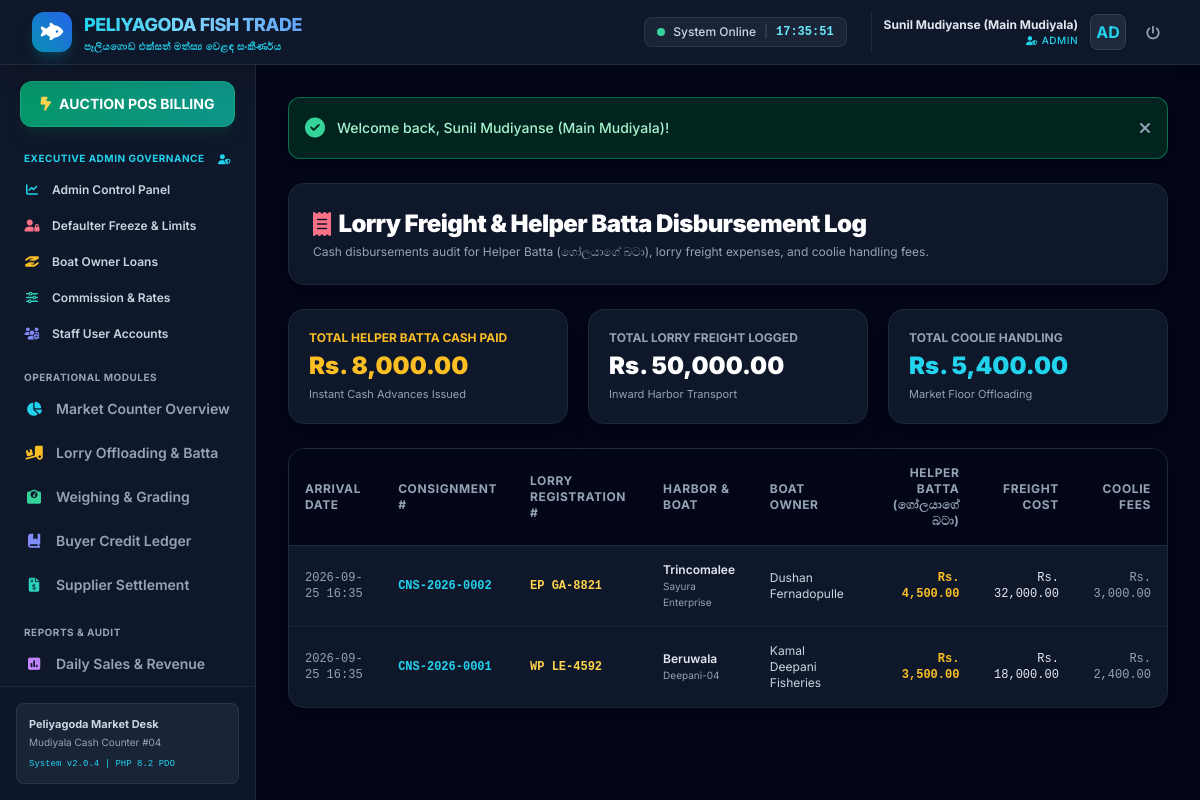
Page /index.php?page=report_lorry (signed in) on the committed database.
### tables this page shows
CREATE TABLE `consignments` (
  `id` INT AUTO_INCREMENT PRIMARY KEY,
  `consignment_no` VARCHAR(30) NOT NULL UNIQUE,
  `supplier_id` INT NOT NULL,
  `lorry_number` VARCHAR(20) NOT NULL,
  `harbor_origin` VARCHAR(50) NOT NULL,
  `crate_count` INT NOT NULL DEFAULT 0,
  `freight_cost` DECIMAL(10,2) NOT NULL DEFAULT 0.00,
  `helper_batta` DECIMAL(10,2) NOT NULL DEFAULT 0.00,
  `coolie_charges` DECIMAL(10,2) NOT NULL DEFAULT 0.00,
  `notes` TEXT DEFAULT NULL,
  `status` ENUM('unloaded', 'graded', 'auctioning', 'settled') NOT NULL DEFAULT 'unloaded',
  `arrival_date` DATETIME DEFAULT CURRENT_TIMESTAMP,
  `created_at` DATETIME DEFAULT CURRENT_TIMESTAMP,
  CONSTRAINT `fk_consignment_supplier` FOREIGN KEY (`supplier_id`) REFERENCES `suppliers` (`id`) ON DELETE CASCADE
);

CREATE TABLE `suppliers` (
  `id` INT AUTO_INCREMENT PRIMARY KEY,
  `supplier_code` VARCHAR(20) NOT NULL UNIQUE,
  `name` VARCHAR(100) NOT NULL,
  `phone` VARCHAR(20) DEFAULT NULL,
  `harbor` VARCHAR(50) NOT NULL,
  `boat_name` VARCHAR(100) DEFAULT NULL,
  `current_loan_balance` DECIMAL(12,2) NOT NULL DEFAULT 0.00,
  `created_at` DATETIME DEFAULT CURRENT_TIMESTAMP
);

### config/helpers.php (called while the page is built, shortened)
<?php
function formatLKR(float|int $amount): string {
    return 'Rs. ' . number_format($amount, 2);
}

### views/reports/lorry_expenses.php (the view, shortened to what this page needs)
<?php
$db = getDB();
$stmt = $db->query("
    SELECT c.*, s.name AS supplier_name, s.boat_name
    FROM consignments c
    JOIN suppliers s ON c.supplier_id = s.id
    ORDER BY c.id DESC
");
$consignments = $stmt->fetchAll();
$totalFreight = 0;
$totalBatta = 0;
$totalCoolie = 0;
foreach ($consignments as $c) {
    $totalFreight += (float)$c['freight_cost'];
    $totalBatta += (float)$c['helper_batta'];
    $totalCoolie += (float)$c['coolie_charges'];
}
?>
<div class="space-y-6">
    <div class="flex flex-col sm:flex-row sm:items-center justify-between gap-4 bg-slate-900 p-6 rounded-2xl border border-slate-800 shadow-lg">
        <div>
            <h1 class="text-2xl font-black text-white tracking-tight flex items-center gap-2">
                <i class="fa-solid fa-receipt text-rose-400"></i>
                <span>Lorry Freight & Helper Batta Disbursement Log</span>
            </h1>
            <p class="text-xs text-slate-400 mt-1">
                Cash disbursements audit for Helper Batta (ගෝලයාගේ බටා), lorry freight expenses, and coolie handling fees.
            </p>
        </div>
    </div>
    <div class="grid grid-cols-1 sm:grid-cols-3 gap-5">
        <div class="bg-slate-900 p-5 rounded-2xl border border-slate-800 shadow-xl">
            <div class="text-xs font-bold text-amber-400 uppercase">Total Helper Batta Cash Paid</div>
            <div class="text-2xl font-black text-amber-400 mt-1"><?= formatLKR($totalBatta) ?></div>
            <div class="text-[11px] text-slate-400 mt-1">Instant Cash Advances Issued</div>
        </div>
        <div class="bg-slate-900 p-5 rounded-2xl border border-slate-800 shadow-xl">
            <div class="text-xs font-bold text-slate-400 uppercase">Total Lorry Freight Logged</div>
            <div class="text-2xl font-black text-white mt-1"><?= formatLKR($totalFreight) ?></div>
            <div class="text-[11px] text-slate-400 mt-1">Inward Harbor Transport</div>
        </div>
        <div class="bg-slate-900 p-5 rounded-2xl border border-slate-800 shadow-xl">
            <div class="text-xs font-bold text-slate-400 uppercase">Total Coolie Handling</div>
            <div class="text-2xl font-black text-cyan-400 mt-1"><?= formatLKR($totalCoolie) ?></div>
            <div class="text-[11px] text-slate-400 mt-1">Market Floor Offloading</div>
        </div>
    </div>
    <div class="bg-slate-900 rounded-2xl border border-slate-800 shadow-xl overflow-hidden">
        <div class="overflow-x-auto">
            <table class="w-full text-left text-xs">
                <thead>
                    <tr class="bg-slate-950 text-slate-400 uppercase tracking-wider border-b border-slate-800">
                        <th class="p-4">Arrival Date</th>
                        <th class="p-4">Consignment #</th>
                        <th class="p-4">Lorry Registration #</th>
                        <th class="p-4">Harbor & Boat</th>
                        <th class="p-4">Boat Owner</th>
                        <th class="p-4 text-right">Helper Batta (ගෝලයාගේ බටා)</th>
                        <th class="p-4 text-right">Freight Cost</th>
                        <th class="p-4 text-right">Coolie Fees</th>
                    </tr>
                </thead>
                <tbody class="divide-y divide-slate-800/70">
                    <?php foreach ($consignments as $c): ?>
                        <tr class="hover:bg-slate-800/40 transition-colors">
                            <td class="p-4 text-slate-400 font-mono"><?= date('Y-m-d H:i', strtotime($c['arrival_date'])) ?></td>
                            <td class="p-4 font-mono font-bold text-cyan-400"><?= $c['consignment_no'] ?></td>
                            <td class="p-4 font-mono font-bold text-amber-300"><?= htmlspecialchars($c['lorry_number']) ?></td>
                            <td class="p-4 font-semibold text-slate-200">
                                <?= htmlspecialchars($c['harbor_origin']) ?>
                                <span class="block text-[10px] text-slate-400 font-normal"><?= htmlspecialchars($c['boat_name'] ?? 'N/A') ?></span>
                            </td>
                            <td class="p-4 text-slate-300"><?= htmlspecialchars($c['supplier_name']) ?></td>
                            <td class="p-4 text-right font-mono font-bold text-amber-400"><?= formatLKR($c['helper_batta']) ?></td>
                            <td class="p-4 text-right font-mono text-slate-200"><?= formatLKR($c['freight_cost']) ?></td>
                            <td class="p-4 text-right font-mono text-slate-400"><?= formatLKR($c['coolie_charges']) ?></td>
                        </tr>
                    <?php endforeach; ?>
                </tbody>
            </table>
        </div>
    </div>
</div>

### rows in the picture
consignments: arrival_date "2026-09-25 16:35", consignment_no "CNS-2026-0002", lorry_number "EP GA-8821", harbor_origin "Trincomalee", supplier.boat_name "Sayura Enterprise", supplier.name "Dushan Fernadopulle", helper_batta "Rs. 4,500.00", freight_cost "Rs. 32,000.00", coolie_charges "Rs. 3,000.00"
consignments: arrival_date "2026-09-25 16:35", consignment_no "CNS-2026-0001", lorry_number "WP LE-4592", harbor_origin "Beruwala", supplier.boat_name "Deepani-04", supplier.name "Kamal Deepani Fisheries", helper_batta "Rs. 3,500.00", freight_cost "Rs. 18,000.00", coolie_charges "Rs. 2,400.00"

### other values in the picture
$user['full_name'] "Sunil Mudiyanse (Main Mudiyala)"
$user['role'] "ADMIN"
substr($user['username'], 0, 2) "AD"
APP_VERSION "2.0.4"
$flash['message'] "Welcome back, Sunil Mudiyanse (Main Mudiyala)!"
formatLKR($totalBatta) "Rs. 8,000.00"
formatLKR($totalFreight) "Rs. 50,000.00"
formatLKR($totalCoolie) "Rs. 5,400.00"
